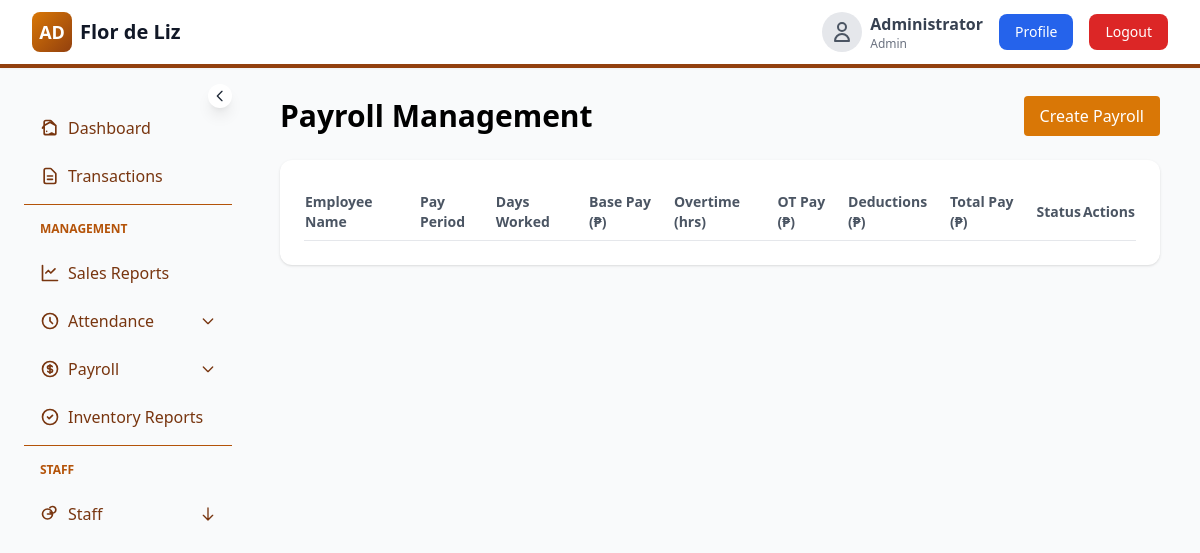
The app's page /admin/payroll.php (signed in), older data.
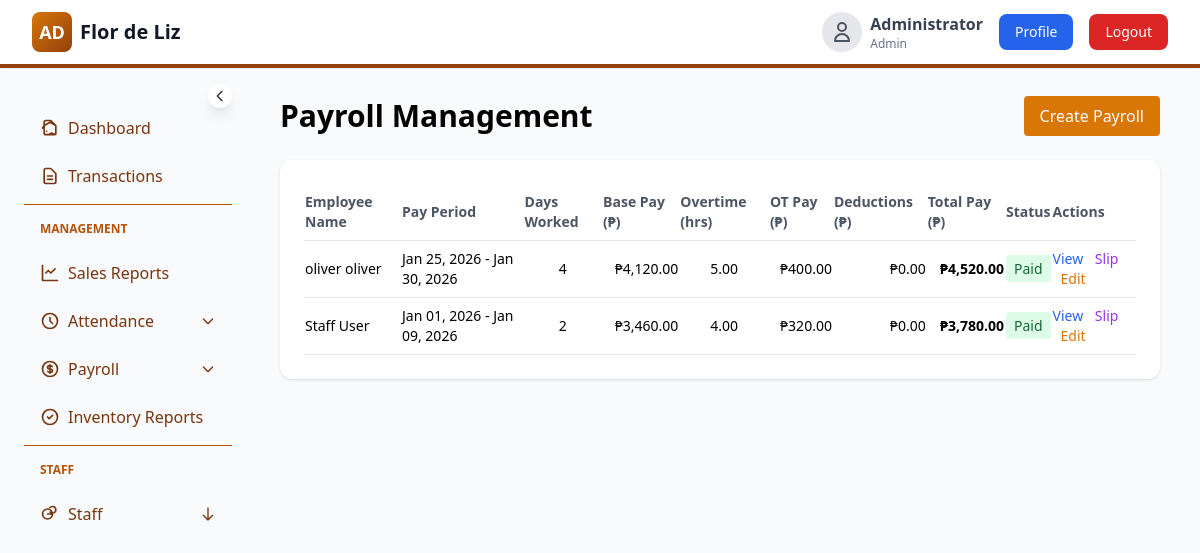
The same page, newer data.
### tables this page shows
CREATE TABLE `payroll` (
  `id` int(11) NOT NULL,
  `employee_id` int(11) NOT NULL,
  `pay_period_start` date NOT NULL,
  `pay_period_end` date NOT NULL,
  `days_worked` int(11) DEFAULT 0,
  `overtime_hours` decimal(5,2) DEFAULT 0.00,
  `base_pay` decimal(10,2) DEFAULT 0.00,
  `overtime_pay` decimal(10,2) DEFAULT 0.00,
  `deductions` decimal(10,2) DEFAULT 0.00,
  `total_pay` decimal(10,2) DEFAULT 0.00,
  `status` enum('draft','approved','paid') DEFAULT 'draft',
  `notes` text DEFAULT NULL,
  `created_at` timestamp NOT NULL DEFAULT current_timestamp(),
  `updated_at` timestamp NOT NULL DEFAULT current_timestamp() ON UPDATE current_timestamp()
);

CREATE TABLE `employees` (
  `id` int(11) NOT NULL,
  `user_id` int(11) DEFAULT NULL,
  `first_name` varchar(50) DEFAULT NULL,
  `last_name` varchar(50) DEFAULT NULL,
  `email` varchar(100) DEFAULT NULL,
  `phone` varchar(20) DEFAULT NULL,
  `position` varchar(100) DEFAULT NULL,
  `hire_date` date DEFAULT NULL,
  `daily_rate` decimal(10,2) DEFAULT 1730.00,
  `overtime_rate` decimal(10,2) DEFAULT 80.00,
  `is_active` tinyint(1) DEFAULT 1,
  `created_at` timestamp NOT NULL DEFAULT current_timestamp(),
  `updated_at` timestamp NOT NULL DEFAULT current_timestamp() ON UPDATE current_timestamp()
);

### admin/payroll.php (the view, shortened to what this page needs)
<?php
$conn = require_once __DIR__ . '/../config/database.php';
$query = "SELECT p.*, e.first_name, e.last_name, e.position, e.daily_rate, e.overtime_rate, u.email
          FROM payroll p
          JOIN employees e ON p.employee_id = e.id
          LEFT JOIN users u ON e.user_id = u.id
          ORDER BY p.pay_period_start DESC, e.first_name, e.last_name";
$result = $conn->query($query);
$payrolls = [];
if ($result) {
    while ($row = $result->fetch_assoc()) {
        $payrolls[] = $row;
    }
}
?>
<!DOCTYPE html>
<html lang="en">
<head>
    <script src="https://cdn.tailwindcss.com"></script>
    <link rel="stylesheet" href="https://cdn.datatables.net/1.13.6/css/jquery.dataTables.min.css">
</head>
<body class="bg-gray-50">
    <?php require_once __DIR__ . '/../includes/sidebar_navigation.php'; ?>
    <div class="absolute w-full -ml-2 top-12">
        <div id="main-content" class="flex-1 px-4 sm:px-6 lg:px-8 py-12">
            <div class="max-w-7xl mx-auto">
                <div class="flex justify-between items-center mb-6">
                    <h2 class="text-3xl font-bold">Payroll Management</h2>
                    <a href="payroll/create.php" class="px-4 py-2 bg-amber-600 text-white rounded hover:bg-amber-700">Create Payroll</a>
                </div>
                <div class="bg-white rounded-xl shadow p-6">
                    <table id="payroll-table" class="w-full text-sm display">
                        <thead>
                            <tr class="text-left text-gray-600 border-b">
                                <th class="py-2">Employee Name</th>
                                <th class="py-2">Pay Period</th>
                                <th class="py-2">Days Worked</th>
                                <th class="py-2">Base Pay (₱)</th>
                                <th class="py-2">Overtime (hrs)</th>
                                <th class="py-2">OT Pay (₱)</th>
                                <th class="py-2">Deductions (₱)</th>
                                <th class="py-2">Total Pay (₱)</th>
                                <th class="py-2">Status</th>
                                <th class="py-2">Actions</th>
                            </tr>
                        </thead>
                        <tbody>
<?php foreach ($payrolls as $p): ?>
                            <tr class="border-b">
                                <td class="py-2"><?php echo htmlspecialchars($p['first_name'] . ' ' . $p['last_name']); ?></td>
                                <td class="py-2"><?php echo date('M d, Y', strtotime($p['pay_period_start'])) . ' - ' . date('M d, Y', strtotime($p['pay_period_end'])); ?></td>
                                <td class="py-2 text-center"><?php echo $p['days_worked']; ?></td>
                                <td class="py-2 text-right">₱<?php echo number_format($p['base_pay'], 2); ?></td>
                                <td class="py-2 text-center"><?php echo number_format($p['overtime_hours'], 2); ?></td>
                                <td class="py-2 text-right">₱<?php echo number_format($p['overtime_pay'], 2); ?></td>
                                <td class="py-2 text-right">₱<?php echo number_format($p['deductions'], 2); ?></td>
                                <td class="py-2 text-right font-bold">₱<?php echo number_format($p['total_pay'], 2); ?></td>
                                <td class="py-2">
                                    <span class="px-2 py-1 rounded text-sm <?php
                                        if ($p['status'] === 'paid') echo 'bg-green-100 text-green-800';
                                        elseif ($p['status'] === 'approved') echo 'bg-blue-100 text-blue-800';
                                        else echo 'bg-yellow-100 text-yellow-800';
                                    ?>">
                                        <?php echo ucfirst($p['status']); ?>
                                    </span>
                                </td>
                                <td class="py-2 space-x-2">
                                    <a href="payroll/view.php?id=<?php echo $p['id']; ?>" class="text-blue-600 hover:underline text-sm">View</a>
                                    <a href="payroll/slip.php?id=<?php echo $p['id']; ?>" class="text-purple-600 hover:underline text-sm">Slip</a>
                                    <a href="payroll/edit.php?id=<?php echo $p['id']; ?>" class="text-amber-600 hover:underline text-sm">Edit</a>
                                </td>
                            </tr>
<?php endforeach; ?>
                        </tbody>
                    </table>
                </div>
            </div>
        </div>
    </div>
</body>
</html>

Row changes from the older to the newer data that the page shows:
added payroll: employee.last_name "oliver oliver", pay_period_start "Jan 25, 2026", pay_period_end "Jan 30, 2026", days_worked "4", base_pay "4,120.00", overtime_hours "5.00", overtime_pay "400.00", deductions "0.00", total_pay "4,520.00", status "Paid"
added payroll: employee.last_name "Staff User", pay_period_start "Jan 01, 2026", pay_period_end "Jan 09, 2026", days_worked "2", base_pay "3,460.00", overtime_hours "4.00", overtime_pay "320.00", deductions "0.00", total_pay "3,780.00", status "Paid"
